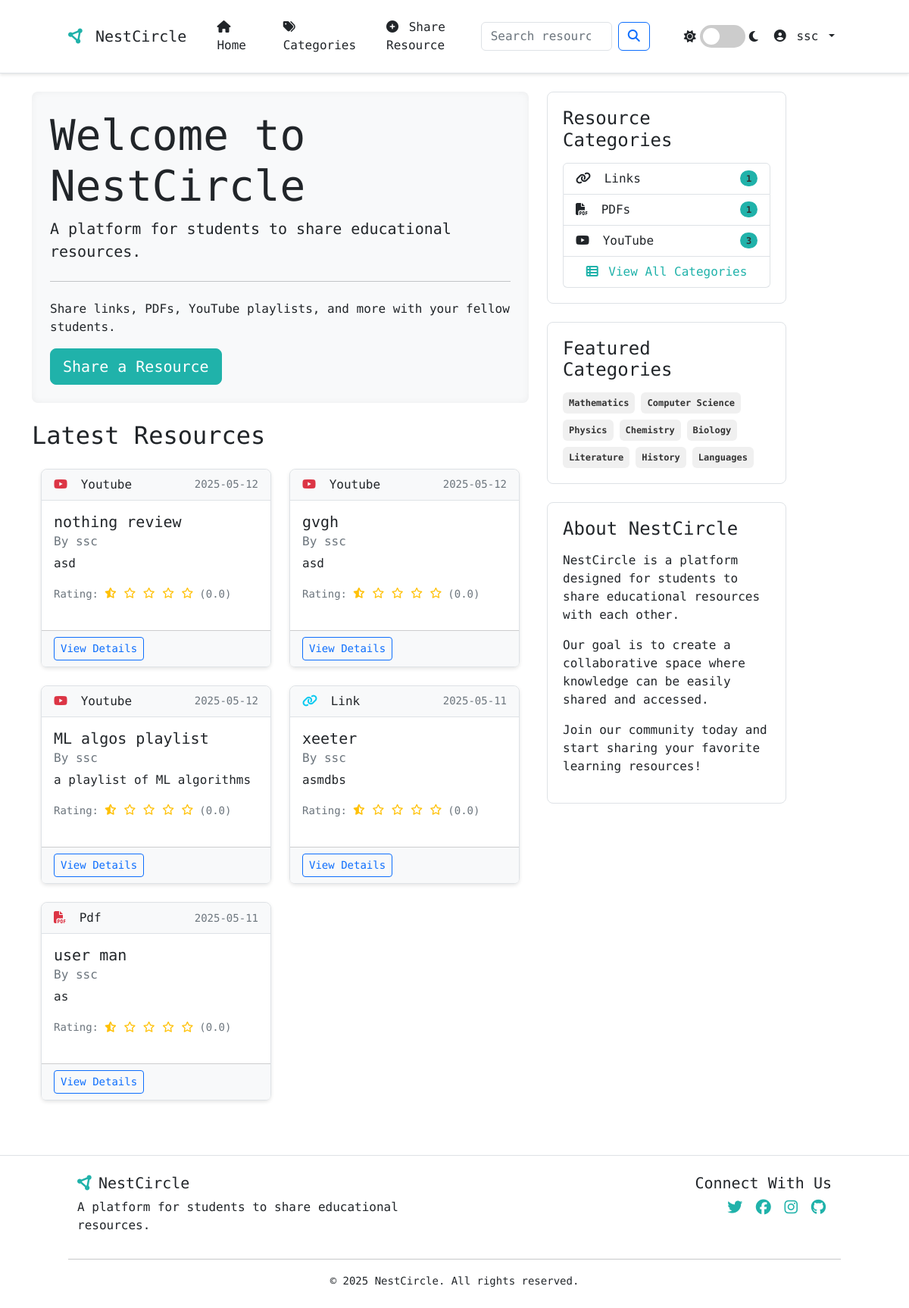
The app's page /home (signed in) with its own data.
### app.py (models this page shows, shortened)
class User(db.Model, UserMixin):
    id = db.Column(db.Integer, primary_key=True)
    username = db.Column(db.String(20), unique=True, nullable=False)
    email = db.Column(db.String(120), unique=True, nullable=False)
    password = db.Column(db.String(60), nullable=False)
    role = db.Column(db.String(20), nullable=False, default='user')  # 'user', 'moderator', 'admin'
    email_verified = db.Column(db.Boolean, default=False)
    notification_preferences = db.Column(db.Text, default='{"new_resources": true, "comments_on_resources": true, "ratings_on_resources": false}')
    resources = db.relationship('Resource', backref='author', lazy=True)
    ratings = db.relationship('Rating', backref='user', lazy=True)
    comments = db.relationship('Comment', backref='author', lazy=True)
    bookmarks = db.relationship('Bookmark', backref='user', lazy=True)
    def has_role(self, role):
        if role == 'user':
            return True
        elif role == 'moderator':
            return self.role in ['moderator', 'admin']
        elif role == 'admin':
            return self.role == 'admin'
        return False

class Resource(db.Model):
    id = db.Column(db.Integer, primary_key=True)
    title = db.Column(db.String(100), nullable=False)
    description = db.Column(db.Text, nullable=False)
    date_posted = db.Column(db.DateTime, nullable=False, default=datetime.utcnow)
    resource_type = db.Column(db.String(20), nullable=False)  # "link", "pdf", "youtube", etc.
    content = db.Column(db.Text, nullable=False)  # URL or file path
    user_id = db.Column(db.Integer, db.ForeignKey('user.id'), nullable=False)
    ratings = db.relationship('Rating', backref='resource', lazy=True, cascade="all, delete-orphan")
    comments = db.relationship('Comment', backref='resource', lazy=True, cascade="all, delete-orphan",
                              order_by="desc(Comment.date_posted)")
    bookmarks = db.relationship('Bookmark', backref='resource', lazy=True, cascade="all, delete-orphan")
    @property
    def avg_rating(self):
        if not self.ratings:
            return 0
        return sum(r.rating for r in self.ratings) / len(self.ratings)

class Category(db.Model):
    id = db.Column(db.Integer, primary_key=True)
    name = db.Column(db.String(50), unique=True, nullable=False)
    description = db.Column(db.String(150), nullable=True)
    resources = db.relationship('Resource', secondary=resource_categories,
                              backref=db.backref('categories', lazy='dynamic'))

### app.py (the view)
@app.route('/')
@app.route('/home')
def home():
    page = request.args.get('page', 1, type=int)
    per_page = 9  # Number of resources per page
    category_id = request.args.get('category', type=int)
    resource_type = request.args.get('type')
    query = Resource.query
    if category_id:
        category = Category.query.get_or_404(category_id)
        query = category.resources
    if resource_type:
        query = query.filter_by(resource_type=resource_type)
    resources = query.order_by(Resource.date_posted.desc()).paginate(page=page, per_page=per_page)
    categories = Category.query.all()
    resource_types = ['link', 'pdf', 'youtube']
    return render_template('home.html',
                          resources=resources,
                          categories=categories,
                          resource_types=resource_types,
                          current_category=category_id,
                          current_type=resource_type)

### app.py (called while the page is built)
@login_manager.user_loader
def load_user(user_id):
    return User.query.get(int(user_id))

@app.context_processor
def inject_now():
    return {'now': datetime.utcnow()}

@app.context_processor
def inject_user_roles():
    return {'is_admin': current_user.is_authenticated and current_user.has_role('admin'),
            'is_moderator': current_user.is_authenticated and current_user.has_role('moderator')}

### templates/home.html (shortened to what this page needs)
{% extends "base.html" %}
{% block content %}
<div class="row">
    <div class="col-lg-8">
        <div class="jumbotron p-4 rounded-3 mb-4" style="background-color: var(--header-bg); color: var(--text-color);">
            <h1 class="display-4">Welcome to NestCircle</h1>
            <p class="lead">A platform for students to share educational resources.</p>
            <hr class="my-4">
            <p>Share links, PDFs, YouTube playlists, and more with your fellow students.</p>
            {% if not current_user.is_authenticated %}
                <a class="btn btn-primary btn-lg" href="{{ url_for('register') }}">Join Now</a>
            {% else %}
                <a class="btn btn-primary btn-lg" href="{{ url_for('new_resource') }}">Share a Resource</a>
            {% endif %}
        </div>
        <h2 class="mb-4">Latest Resources</h2>
        {% if resources %}
            <div class="row">
                {% for resource in resources %}
                    <div class="col-md-6 mb-4">
                        <div class="card h-100">
                            <div class="card-header d-flex justify-content-between align-items-center">
                                <span>
                                    {% if resource.resource_type == 'link' %}
                                        <i class="fas fa-link text-info me-2"></i>
                                    {% elif resource.resource_type == 'pdf' %}
                                        <i class="fas fa-file-pdf text-danger me-2"></i>
                                    {% elif resource.resource_type == 'youtube' %}
                                        <i class="fab fa-youtube text-danger me-2"></i>
                                    {% endif %}
                                    {{ resource.resource_type|capitalize }}
                                </span>
                                <small style="color: var(--text-muted);">{{ resource.date_posted.strftime('%Y-%m-%d') }}</small>
                            </div>
                            <div class="card-body">
                                <h5 class="card-title">{{ resource.title }}</h5>
                                <h6 class="card-subtitle mb-2" style="color: var(--text-muted);">By {{ resource.author.username }}</h6>
                                <p class="card-text">{{ resource.description|truncate(100) }}</p>
                                <div class="d-flex align-items-center mt-2">
                                    <div class="me-2">
                                        <small style="color: var(--text-muted);">Rating:</small>
                                    </div>
                                    <div>
                                        {% for i in range(5) %}
                                            {% if i < resource.avg_rating|int %}
                                                <i class="fas fa-star text-warning fa-sm"></i>
                                            {% elif i < resource.avg_rating|int + 0.5 %}
                                                <i class="fas fa-star-half-alt text-warning fa-sm"></i>
                                            {% else %}
                                                <i class="far fa-star text-warning fa-sm"></i>
                                            {% endif %}
                                        {% endfor %}
                                    </div>
                                    <div class="ms-2">
                                        <small style="color: var(--text-muted);">({{ "%.1f"|format(resource.avg_rating) }})</small>
                                    </div>
                                </div>
                            </div>
                            <div class="card-footer" style="background-color: var(--header-bg);">
                                <a href="{{ url_for('resource', resource_id=resource.id) }}" class="btn btn-sm btn-outline-primary">View Details</a>
                            </div>
                        </div>
                    </div>
                {% endfor %}
            </div>
        {% else %}
            <div class="alert alert-info">
                No resources have been shared yet. Be the first to share!
            </div>
        {% endif %}
    </div>
    <div class="col-lg-4">
        <div class="resource-categories mb-4">
            <h4>Resource Categories</h4>
            <div class="list-group">
                <a href="{{ url_for('search') }}?resource_type=link" class="list-group-item list-group-item-action d-flex justify-content-between align-items-center" style="background-color: var(--card-bg-color); color: var(--text-color); border-color: var(--border-color);">
                    <span><i class="fas fa-link me-2"></i> Links</span>
                    <span class="badge rounded-pill" style="background-color: var(--primary-color);">{{ resources|selectattr('resource_type', 'equalto', 'link')|list|length }}</span>
                </a>
                <a href="{{ url_for('search') }}?resource_type=pdf" class="list-group-item list-group-item-action d-flex justify-content-between align-items-center" style="background-color: var(--card-bg-color); color: var(--text-color); border-color: var(--border-color);">
                    <span><i class="fas fa-file-pdf me-2"></i> PDFs</span>
                    <span class="badge rounded-pill" style="background-color: var(--primary-color);">{{ resources|selectattr('resource_type', 'equalto', 'pdf')|list|length }}</span>
                </a>
                <a href="{{ url_for('search') }}?resource_type=youtube" class="list-group-item list-group-item-action d-flex justify-content-between align-items-center" style="background-color: var(--card-bg-color); color: var(--text-color); border-color: var(--border-color);">
                    <span><i class="fab fa-youtube me-2"></i> YouTube</span>
                    <span class="badge rounded-pill" style="background-color: var(--primary-color);">{{ resources|selectattr('resource_type', 'equalto', 'youtube')|list|length }}</span>
                </a>
                <a href="{{ url_for('categories') }}" class="list-group-item list-group-item-action text-center" style="background-color: var(--card-bg-color); color: var(--primary-color); border-color: var(--border-color);">
                    <i class="fas fa-th-list me-1"></i> View All Categories
                </a>
            </div>
        </div>
        {% if categories %}
        <div class="featured-categories mb-4">
            <h4>Featured Categories</h4>
            <div class="d-flex flex-wrap gap-2">
                {% for category in categories[:8] %}
                    <a href="{{ url_for('category', category_id=category.id) }}" class="badge p-2 text-decoration-none" style="background-color: var(--category-bg); color: var(--category-text);">
                        {{ category.name }}
                    </a>
                {% endfor %}
            </div>
        </div>
        {% endif %}
        <div class="about-section">
            <h4>About NestCircle</h4>
            <p>NestCircle is a platform designed for students to share educational resources with each other.</p>
            <p>Our goal is to create a collaborative space where knowledge can be easily shared and accessed.</p>
            <p>Join our community today and start sharing your favorite learning resources!</p>
        </div>
    </div>
</div>
{% endblock %}

### templates/base.html (shortened to what this page needs)
<!DOCTYPE html>
<html lang="en">
<head>
    <link href="https://cdn.jsdelivr.net/npm/bootstrap@5.3.2/dist/css/bootstrap.min.css" rel="stylesheet">
    <link rel="stylesheet" href="https://cdnjs.cloudflare.com/ajax/libs/font-awesome/6.4.2/css/all.min.css">
    <link rel="stylesheet" href="{{ url_for('static', filename='css/style.css') }}">
</head>
<body>
    <nav class="navbar navbar-expand-lg">
        <div class="container">
            <a class="navbar-brand" href="{{ url_for('home') }}">
                <i class="fas fa-circle-nodes me-2" style="color: var(--primary-color);"></i>NestCircle
            </a>
            <div class="collapse navbar-collapse" id="navbarNav">
                <ul class="navbar-nav me-auto">
                    <li class="nav-item">
                        <a class="nav-link" href="{{ url_for('home') }}">
                            <i class="fas fa-home me-1"></i> Home
                        </a>
                    </li>
                    <li class="nav-item">
                        <a class="nav-link" href="{{ url_for('categories') }}">
                            <i class="fas fa-tags me-1"></i> Categories
                        </a>
                    </li>
                    {% if current_user.is_authenticated %}
                    <li class="nav-item">
                        <a class="nav-link" href="{{ url_for('new_resource') }}">
                            <i class="fas fa-plus-circle me-1"></i> Share Resource
                        </a>
                    </li>
                    {% endif %}
                </ul>
                <form class="d-flex me-3" action="{{ url_for('search') }}" method="GET">
                    <input class="form-control me-2" type="search" name="query" placeholder="Search resources...">
                    <button class="btn btn-outline-primary" type="submit"><i class="fas fa-search"></i></button>
                </form>
                <div class="theme-switch-container me-2">
                    <i class="fas fa-sun"></i>
                    <label class="theme-switch">
                        <span class="slider"></span>
                    </label>
                    <i class="fas fa-moon"></i>
                </div>
                <ul class="navbar-nav">
                    {% if current_user.is_authenticated %}
                    <li class="nav-item dropdown">
                        <a class="nav-link dropdown-toggle" href="#" id="navbarDropdown" role="button" data-bs-toggle="dropdown">
                            <i class="fas fa-user-circle me-1"></i> {{ current_user.username }}
                        </a>
                    </li>
                    {% endif %}
                </ul>
            </div>
        </div>
    </nav>
    <main class="container mt-4">
        {% block content %}{% endblock %}
    </main>
    <footer class="py-4 mt-5">
        <div class="container">
            <div class="row">
                <div class="col-md-6">
                    <h5><i class="fas fa-circle-nodes me-2" style="color: var(--primary-color);"></i>NestCircle</h5>
                    <p>A platform for students to share educational resources.</p>
                </div>
                <div class="col-md-6 text-md-end">
                    <h5>Connect With Us</h5>
                    <div class="social-links">
                        <a href="#"><i class="fab fa-twitter fa-lg"></i></a>
                        <a href="#"><i class="fab fa-facebook fa-lg"></i></a>
                        <a href="#"><i class="fab fa-instagram fa-lg"></i></a>
                        <a href="#"><i class="fab fa-github fa-lg"></i></a>
                    </div>
                </div>
            </div>
            <hr>
            <div class="text-center">
                <small>&copy; 2025 NestCircle. All rights reserved.</small>
            </div>
        </div>
    </footer>
</body>
</html>

### records on screen
User: username "ssc"
Resource: resource_type "Youtube", date_posted "2025-05-12", title "nothing review", author.username "ssc", description "asd", avg_rating "0.0"
Resource: resource_type "Youtube", date_posted "2025-05-12", title "gvgh", author.username "ssc", description "asd", avg_rating "0.0"
Resource: resource_type "Youtube", date_posted "2025-05-12", title "ML algos playlist", author.username "ssc", description "a playlist of ML algorithms", avg_rating "0.0"
Resource: resource_type "Link", date_posted "2025-05-11", title "xeeter", author.username "ssc", description "asmdbs", avg_rating "0.0"
Resource: resource_type "Pdf", date_posted "2025-05-11", title "user man", author.username "ssc", description "as", avg_rating "0.0"
Category: name "Mathematics"
Category: name "Computer Science"
Category: name "Physics"
Category: name "Chemistry"
Category: name "Biology"
Category: name "Literature"
Category: name "History"
Category: name "Languages"

### other values on screen
{{ resources|selectattr('resource_type', 'equalto', 'link')|list|length }} "1"
{{ resources|selectattr('resource_type', 'equalto', 'pdf')|list|length }} "1"
